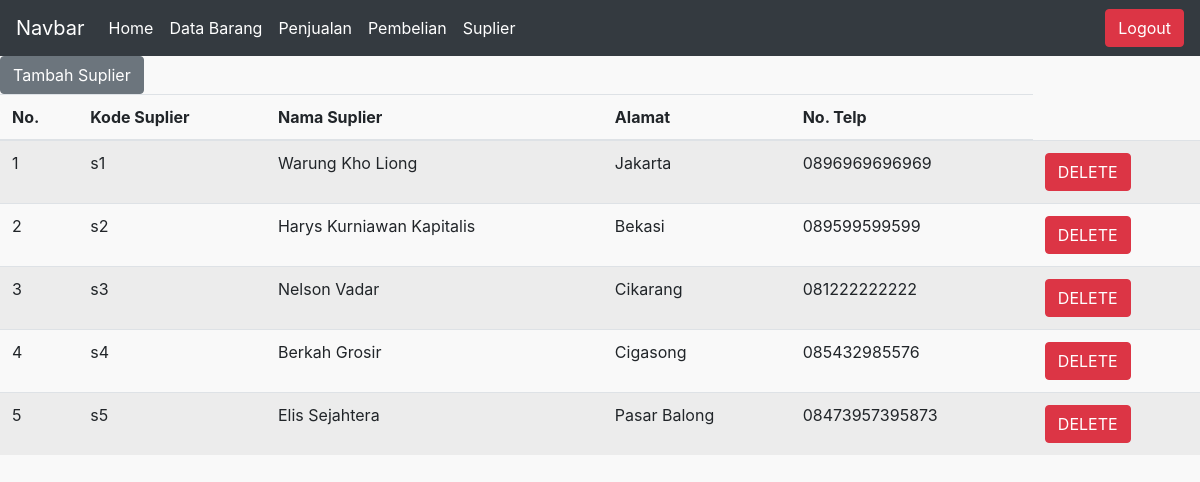
Page /interface/suplier.php (signed in) on the committed database.
### tables this page shows
CREATE TABLE `suplier` (
  `kode_suplier` varchar(10) NOT NULL,
  `nama_suplier` varchar(50) NOT NULL,
  `alamat` varchar(50) NOT NULL,
  `no_telp` varchar(20) NOT NULL
);

### interface/suplier.php (the view, shortened to what this page needs)
<html>
<head>
    <link href="assets/dist/css/bootstrap.min.css" rel="stylesheet" id="bootstrap-css">
    <link rel='stylesheet' href='fontawesome/css/all.css'>
    <link rel="stylesheet" type="text/css" href="style.css">
</head>
<body>
<nav class="navbar navbar-expand-lg navbar-dark bg-dark">
  <a class="navbar-brand" href="#">Navbar</a>
  <div class="collapse navbar-collapse" id="navbarSupportedContent">
    <ul class="navbar-nav mr-auto">
      <li class="nav-item active">
        <a class="nav-link" href="index.php">Home <span class="sr-only">(current)</span></a>
      </li>
      <li class="nav-item active">
        <a class="nav-link" href="index.php">Data Barang <span class="sr-only">(current)</span></a>
      </li>
      <li class="nav-item active">
        <a class="nav-link" href="penjualan.php">Penjualan <span class="sr-only">(current)</span></a>
      </li>
      <li class="nav-item active">
        <a class="nav-link" href="pembelian.php">Pembelian <span class="sr-only">(current)</span></a>
      </li>
      <li class="nav-item active">
        <a class="nav-link" href="suplier.php">Suplier <span class="sr-only">(current)</span></a>
      </li>
    </ul>
    <a href="logout.php"><button type="button" class="btn btn-danger" onclick="return-confirm('Yakin?')">Logout</button></a>
  </div>
</nav>
<button type="button" class="btn btn-secondary" data-toggle="modal" data-target="#tambah">Tambah Suplier</button>
<table class="table table-striped">
  <thead>
    <tr>
          <th scope="col">No.</th>
          <th scope="col">Kode Suplier</th>
          <th scope="col">Nama Suplier</th>
          <th scope="col">Alamat</th>
          <th scope="col">No. Telp</th>
    </tr>
  </thead>
  <tbody>
  <?php
          include 'koneksi.php';
          $no = 1;
          $query = mysqli_query($koneksi, "SELECT * FROM suplier");
          while ($data = mysqli_fetch_array($query)) {
      ?>
    <tr>
          <td scope="col"><?= $no++; ?></td>
          <td scope="col"><?= $data['kode_suplier'];  ?></td>
          <td scope="col"><?= $data['nama_suplier'];  ?></td>
          <td scope="col"><?= $data['alamat'];  ?></td>
          <td scope="col"><?= $data['no_telp'];  ?></td>
          <td> <a href="hapus_suplier.php?kode_suplier=<?= $data['kode_suplier']?>" type="button" class="btn btn-danger" onclick="return-confirm('Yakin?')">DELETE</a>
      <?php } ?>
        </td>
      </tr>
    </tbody>
  </table>
</body>
</html>

### interface/style.css (style rules this page uses)
body { background-color: #F9F9F9; }

### rows in the picture
suplier: kode_suplier "s1", nama_suplier "Warung Kho Liong", alamat "Jakarta", no_telp "0896969696969"
suplier: kode_suplier "s2", nama_suplier "Harys Kurniawan Kapitalis", alamat "Bekasi", no_telp "089599599599"
suplier: kode_suplier "s3", nama_suplier "Nelson Vadar", alamat "Cikarang", no_telp "081222222222"
suplier: kode_suplier "s4", nama_suplier "Berkah Grosir", alamat "Cigasong", no_telp "085432985576"
suplier: kode_suplier "s5", nama_suplier "Elis Sejahtera", alamat "Pasar Balong", no_telp "08473957395873"
